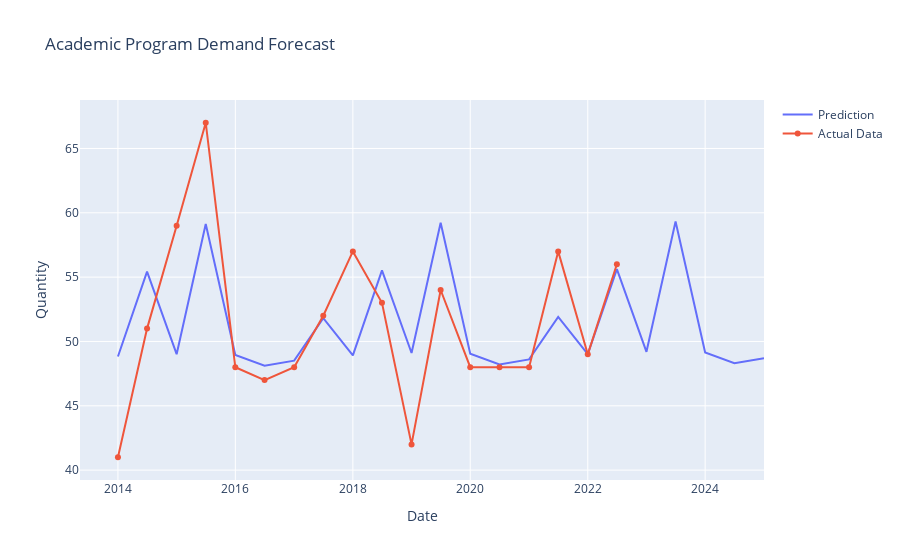

Notebook code for this chart:
### Code cell
# Plotting with Plotly
trace1 = go.Scatter(x=forecast['ds'], y=forecast['yhat'], mode='lines', name='Prediction')
trace2 = go.Scatter(x=program_df['ds'], y=program_df['y'], mode='lines+markers', name='Actual Data')
layout = go.Layout(title='Academic Program Demand Forecast', xaxis_title='Date', yaxis_title='Quantity')
fig = go.Figure(data=[trace1, trace2], layout=layout)

fig.show()

### Figure 1 — Plotly figure (JSON) as saved in the notebook; plotly's stock layout.template omitted (floating-point values rounded to 4 significant figures)
{"data": [{"mode": "lines", "name": "Prediction", "type": "scatter", "x": ["2014-01-01T00:00:00", "2014-07-01T00:00:00", "2015-01-01T00:00:00", "2015-07-01T00:00:00", "2016-01-01T00:00:00", "2016-07-01T00:00:00", "2017-01-01T00:00:00", "2017-07-01T00:00:00", "2018-01-01T00:00:00", "2018-07-01T00:00:00", "2019-01-01T00:00:00", "2019-07-01T00:00:00", "2020-01-01T00:00:00", "2020-07-01T00:00:00", "2021-01-01T00:00:00", "2021-07-01T00:00:00", "2022-01-01T00:00:00", "2022-07-01T00:00:00", "2022-07-01T00:00:00", "2023-01-01T00:00:00", "2023-07-01T00:00:00", "2024-01-01T00:00:00", "2024-07-01T00:00:00", "2025-01-01T00:00:00"], "y": [48.83, 55.43, 49.01, 59.14, 48.95, 48.12, 48.51, 51.82, 48.92, 55.52, 49.1, 59.23, 49.05, 48.21, 48.6, 51.91, 49.02, 55.62, 55.62, 49.2, 59.32, 49.14, 48.31, 48.7]}, {"mode": "lines+markers", "name": "Actual Data", "type": "scatter", "x": ["2014-01-01T00:00:00", "2014-07-01T00:00:00", "2015-01-01T00:00:00", "2015-07-01T00:00:00", "2016-01-01T00:00:00", "2016-07-01T00:00:00", "2017-01-01T00:00:00", "2017-07-01T00:00:00", "2018-01-01T00:00:00", "2018-07-01T00:00:00", "2019-01-01T00:00:00", "2019-07-01T00:00:00", "2020-01-01T00:00:00", "2020-07-01T00:00:00", "2021-01-01T00:00:00", "2021-07-01T00:00:00", "2022-01-01T00:00:00", "2022-07-01T00:00:00"], "y": [41, 51, 59, 67, 48, 47, 48, 52, 57, 53, 42, 54, 48, 48, 48, 57, 49, 56]}], "layout": {"title": {"text": "Academic Program Demand Forecast"}, "xaxis": {"title": {"text": "Date"}}, "yaxis": {"title": {"text": "Quantity"}}}}
